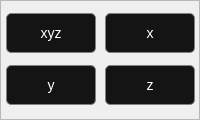
      <widget class="QFrame" name="frame_2">
       <property name="geometry">
        <rect>
         <x>10</x>
         <y>465</y>
         <width>200</width>
         <height>120</height>
        </rect>
       </property>
       <property name="minimumSize">
        <size>
         <width>200</width>
         <height>120</height>
        </size>
       </property>
       <property name="maximumSize">
        <size>
         <width>200</width>
         <height>120</height>
        </size>
       </property>
       <property name="frameShape">
        <enum>QFrame::StyledPanel</enum>
       </property>
       <property name="frameShadow">
        <enum>QFrame::Raised</enum>
       </property>
       <layout class="QGridLayout" name="gridLayout" columnstretch="1,0,0">
        <property name="sizeConstraint">
         <enum>QLayout::SetDefaultConstraint</enum>
        </property>
        <property name="leftMargin">
         <number>5</number>
        </property>
        <property name="topMargin">
         <number>5</number>
        </property>
        <property name="rightMargin">
         <number>5</number>
        </property>
        <property name="bottomMargin">
         <number>5</number>
        </property>
        <property name="spacing">
         <number>5</number>
        </property>
        <item row="0" column="0" colspan="2">
         <widget class="QPushButton" name="toolButton_22">
          <property name="minimumSize">
           <size>
            <width>90</width>
            <height>40</height>
           </size>
          </property>
          <property name="maximumSize">
           <size>
            <width>90</width>
            <height>40</height>
           </size>
          </property>
          <property name="styleSheet">
           <string notr="true">
                        QPushButton
                        {
                        color: rgb(255,255,255);
                        background-color: rgb(20, 20, 20);
                        border-radius:5px;
                        border:1px solid grey;
                        padding: 3px;
                        font-family: &quot;Arial&quot;;
                        font-size: 14px;
                        text-align: center;
                        }

                        QPushButton:hover
                        {
                        background-color: rgb(50, 50, 50);
                        }
                        QPushButton:pressed, QPushButton:checked
                        {
                        background-color: rgb(0,0, 0);
                        }
                       PluginButton
                        {
                        color: rgb(255,255,255);
                        background-color: rgb(20, 20, 20);
                        border-radius:5px;
                        border:1px solid grey;
                        padding: 3px;
                        font-family: &quot;Arial&quot;;
                        font-size: 14px;
                        text-align: center;
                        }
</string>
          </property>
          <property name="text">
           <string>xyz</string>
          </property>
         </widget>
        </item>
        <item row="1" column="0">
         <widget class="QPushButton" name="toolButton_23">
          <property name="minimumSize">
           <size>
            <width>90</width>
            <height>40</height>
           </size>
          </property>
          <property name="maximumSize">
           <size>
            <width>90</width>
            <height>40</height>
           </size>
          </property>
          <property name="styleSheet">
           <string notr="true">
                        QPushButton
                        {
                        color: rgb(255,255,255);
                        background-color: rgb(20, 20, 20);
                        border-radius:5px;
                        border:1px solid grey;
                        padding: 3px;
                        font-family: &quot;Arial&quot;;
                        font-size: 14px;
                        text-align: center;
                        }

                        QPushButton:hover
                        {
                        background-color: rgb(50, 50, 50);
                        }
                        QPushButton:pressed, QPushButton:checked
                        {
                        background-color: rgb(0,0, 0);
                        }
                      </string>
          </property>
          <property name="text">
           <string>y</string>
          </property>
         </widget>
        </item>
        <item row="1" column="2">
         <widget class="QPushButton" name="toolButton_24">
          <property name="minimumSize">
           <size>
            <width>90</width>
            <height>40</height>
           </size>
          </property>
          <property name="maximumSize">
           <size>
            <width>90</width>
            <height>40</height>
           </size>
          </property>
          <property name="styleSheet">
           <string notr="true">
                        QPushButton
                        {
                        color: rgb(255,255,255);
                        background-color: rgb(20, 20, 20);
                        border-radius:5px;
                        border:1px solid grey;
                        padding: 3px;
                        font-family: &quot;Arial&quot;;
                        font-size: 14px;
                        text-align: center;
                        }

                        QPushButton:hover
                        {
                        background-color: rgb(50, 50, 50);
                        }
                        QPushButton:pressed, QPushButton:checked
                        {
                        background-color: rgb(0,0, 0);
                        }
                      </string>
          </property>
          <property name="text">
           <string>z</string>
          </property>
         </widget>
        </item>
        <item row="0" column="2">
         <widget class="QPushButton" name="toolButton_25">
          <property name="minimumSize">
           <size>
            <width>90</width>
            <height>40</height>
           </size>
          </property>
          <property name="maximumSize">
           <size>
            <width>90</width>
            <height>40</height>
           </size>
          </property>
          <property name="styleSheet">
           <string notr="true">
                        QPushButton
                        {
                        color: rgb(255,255,255);
                        background-color: rgb(20, 20, 20);
                        border-radius:5px;
                        border:1px solid grey;
                        padding: 3px;
                        font-family: &quot;Arial&quot;;
                        font-size: 14px;
                        text-align: center;
                        }

                        QPushButton:hover
                        {
                        background-color: rgb(50, 50, 50);
                        }
                        QPushButton:pressed, QPushButton:checked
                        {
                        background-color: rgb(0,0, 0);
                        }
                      </string>
          </property>
          <property name="text">
           <string>x</string>
          </property>
         </widget>
        </item>
       </layout>
      </widget>
